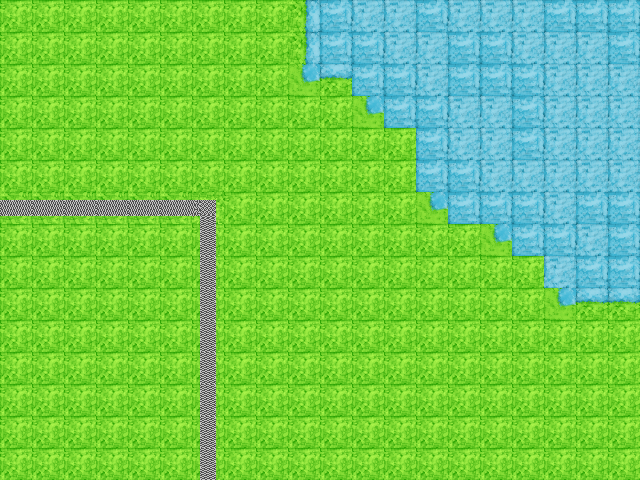

This is a level from a 2D game, rendered from its Tiled map with the project's own tilesets. A one-line summary and the map file follow, with tile-layer data summarised:
An orthogonal 20x15 tile map with 32x32 px tiles, 1 tile layer (Tile Layer 1).

<map version="1.0" orientation="orthogonal" renderorder="right-down" width="20" height="15" tilewidth="32" tileheight="32" nextobjectid="1">
 <tileset firstgid="1" name="tiles" tilewidth="32" tileheight="32">
  <image source="tilesheet4.png" width="512" height="512" />
 </tileset>
 <layer name="Tile Layer 1" width="20" height="15">
  <data>[300 cells, 300 non-empty, 9 distinct tile ids]</data>
 </layer>
</map>
